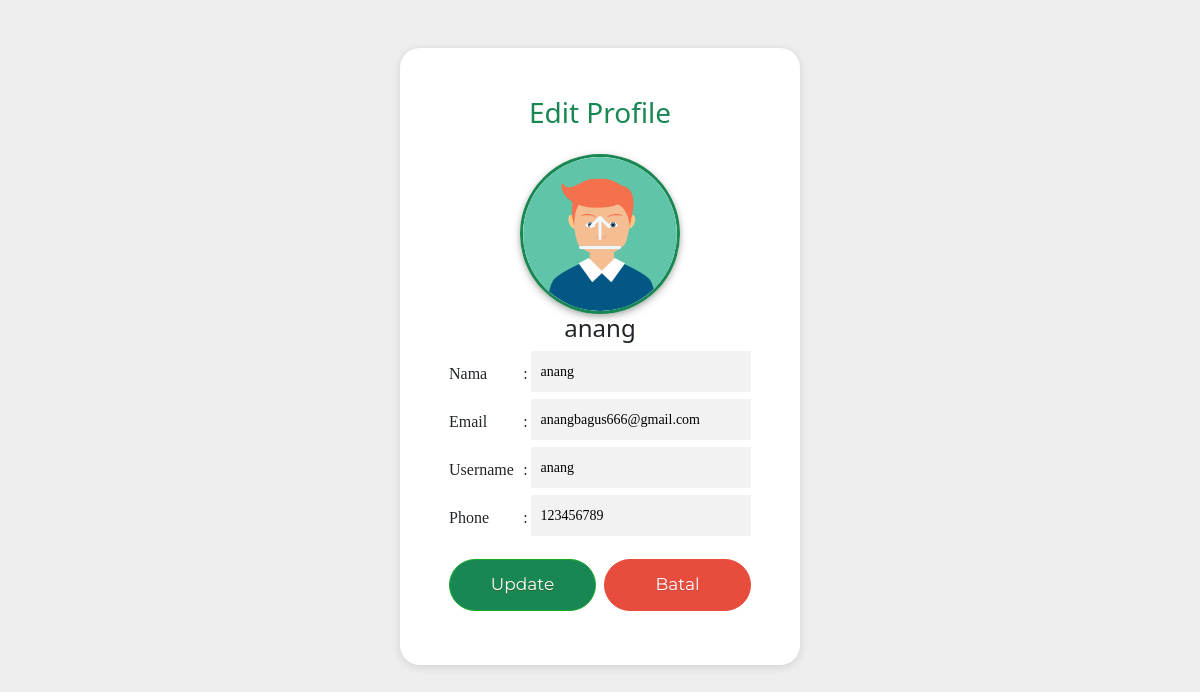
/editprofile.php (signed in), run on the app's committed database.
### tables this page shows
CREATE TABLE `user` (
  `id_user` int(11) NOT NULL,
  `nama_user` varchar(100) DEFAULT NULL,
  `email` varchar(50) DEFAULT NULL,
  `username` varchar(20) DEFAULT NULL,
  `password` varchar(40) DEFAULT NULL,
  `hp` varchar(12) DEFAULT NULL,
  `image` varchar(255) NOT NULL DEFAULT '1.jpg'
);

### config.php (called while the page is built, shortened)
<?php
$koneksi = mysqli_connect("localhost", "root", "", "takemyherb");
function query($query){
    global $koneksi;
    $result = mysqli_query($koneksi, $query);
    $rows = [];
    while($row = mysqli_fetch_assoc($result) ){
        $rows[] = $row;
    }
    return $rows;
}
?>

### editprofile.php (the view, shortened to what this page needs)
<?php
    require 'config.php';
    if(!isset($_SESSION['username'])){
        echo "<script>alert('Anda belum melakukan login!')
            window.location.replace('index.php')
        </script>";
    }
    else {
        $session_username = $_SESSION['username'];
        $sql = "SELECT * FROM user WHERE username='$session_username'";
        $result = mysqli_query($koneksi, $sql);
        if ($result->num_rows > 0) {
            $row = mysqli_fetch_assoc($result);
            if ($row['id_user'] != 0){
                $id = $row['id_user'];
            }
            else{
                $id = $_GET['id_user'];
                $who = 1;
            }
        }
    };
    $user = query("SELECT * FROM user WHERE id_user = $id");
?>
<!DOCTYPE html>
<html>
<head>
    <link rel="stylesheet" href="https://cdn.jsdelivr.net/npm/bootstrap-icons@1.7.2/font/bootstrap-icons.css">
    <link href="https://cdn.jsdelivr.net/npm/bootstrap@5.1.3/dist/css/bootstrap.min.css" rel="stylesheet">
    <link rel="stylesheet" href="css/style.css?php echo time(); ?>">
</head>
<body class="body">
<div class="container mt-5 d-flex justify-content-center">
        <div class="profile--card p-5">
            <h3 class="text-center text-success"> Edit Profile </h3>
            <table class="profile--table">
            <form action="" method="POST" enctype="multipart/form-data">
            <?php foreach($user as $row): ?>
            <div class="d-flex flex-column justify-content-center align-items-center">
                <div class="imgUpload profile--img--container mt-3">
                    <img class="profile--img" src="img/profile/<?= $row['image']; ?>" />
                    <i class="profile--img__upload bi bi-arrow-bar-up"></i>
                </div>
                <h4>
                    <span><?= $row['nama_user'];?></span>
                </h4>
                <div class="profile--form d-flex flex-row justify-content-center align-items-center gap-2">
                <tr>
                    <td>Nama</td>
                    <td>:</td>
                    <td>
                        <input type="text" name="nama" id="nama" value="<?= $row['nama_user']; ?>">
                    </td>
                </tr>
                <tr>
                    <td>Email</td>
                    <td>:</td>
                    <td>
                        <input type="text" name="email" id="email" value="<?= $row['email']; ?>">
                    </td>
                </tr>
                <tr>
                    <td>Username</td>
                    <td>:</td>
                    <td>
                        <input type="text" name="username" id="username" value="<?= $row['username']; ?>">
                    </td>
                </tr>
                <tr>
                    <td>Phone</td>
                    <td>:</td>
                    <td>
                        <input type="text" name="phone" id="phone" value="<?= $row['hp']; ?>">
                    </td>
                </tr>
                <tr>
                    <td colspan="3" class="profile--button--container">
                        <div class="d-flex">
                            <input type="submit" value="Update" class="profile--button mt-3" name="update">
                            <input class="profile--button profile--button__cancel mt-3" action="action" onclick="window.history.go(-1); return false;" type="submit" value="Batal"/>
                        </div>
                    </td>
                </tr>
                </div>
            </div>
            <?php endforeach; ?>
            </form>
            </table>
        </div>
    </div>
</body>
</html>

### css/style.css (style rules this page uses)
.body { background-color: rgb(238,238,238); }
.profile--button { background-color:#198754; border-radius:28px; border:1px solid #18ab29; display:inline-block; cursor:pointer; color:#ffffff; font-size:17px; padding:12px 18px; text-decoration:none; text-shadow:0px 1px 0px #2f6627; text-align: center; }
.profile--button__cancel { background-color:#E74C3C; text-shadow:0px 1px 0px rgb(199, 72, 72); border:1px solid #E74C3C; }
.profile--button--container { text-align: center; font-family: "Montserrat"; }
.profile--card { width: 400px; display: flex; flex-direction: column; border-radius: 20px; background-color: white; box-shadow: rgba(99, 99, 99, 0.2) 0px 2px 8px 0px; overflow: hidden; }
.profile--table { font-family:Cambria, Cochin, Georgia, Times, 'Times New Roman', serif }
.profile--img { border-radius: 100px; object-fit: cover; width: 10rem; height: 10rem; border-style: solid; border-color: rgb(25,135,84) ; box-shadow: 0 2px 5px 0 rgba(3, 22, 8, 0.2), 0 3px 10px 0 rgba(3, 20, 7, 0.19); }
.profile--img__upload { font-size: 3rem; color: aliceblue; position: absolute; top: 50%; left: 50%; transform: translate(-50%, -50%); }
.profile--img--container { position: relative; }
.profile--form--input, input { outline: 0; background: #f2f2f2; width: 100%; border: 0; margin: 0 0 5px; padding: 10px; box-sizing: border-box; font-size: 14px; }

### data on the page
user: image (picture), nama_user "anang", nama "anang", email "anangbagus666@gmail.com", username "anang", phone "123456789"
